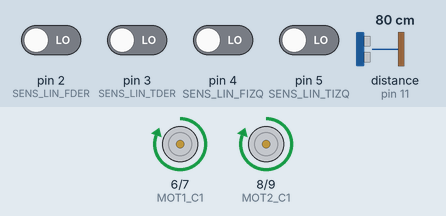
Bench run of a sketch on a simulated Arduino Uno, built with avr-gcc and run on an emulated ATmega328P. On the bench: motor-driver pin pairs drawn as motors (green arrow = first pin HIGH = forward, orange = second pin HIGH = backward, longer = more drive). Wiring (inferred from the names in the program): ultrasonic range finder: trigger pin 10; echo pin 11. Inputs (shaded band) come from the test bench; at power-on: pin 2 (SENS_LIN_FDER), pin 3 (SENS_LIN_TDER), pin 4 (SENS_LIN_FIZQ), pin 5 (SENS_LIN_TIZQ) LOW, distance to the obstacle (sensor on pin 11) 80 cm. The echo pulse lasts 58.3 µs per cm.

Above: at 6.2 s.
6.3 s: pin 3 (SENS_LIN_TDER) driven HIGH
At 6.6 s:
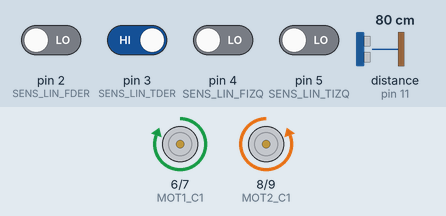
9.3 s: pin 2 (SENS_LIN_FDER) driven HIGH
At 10.9 s:
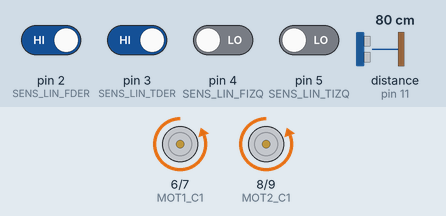
12.3 s: pin 2 (SENS_LIN_FDER) driven LOW
At 16.0 s:
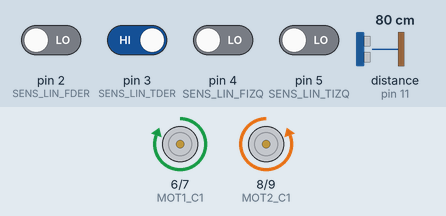
Timing chart, 0 to 21.3 s (numbered marks = the images above; inputs shaded):
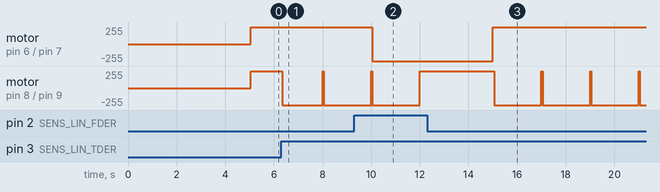

Measured:
- after the input at 6.3 s, motor on pin 8 (MOT2_C1) / pin 9 (MOT2_C2): forward 255/255 → backward 255/255 at once
- after the input at 9.3 s, motor on pin 6 (MOT1_C1) / pin 7 (MOT1_C2): forward 255/255 → backward 255/255 after 0.75 s
- after the input at 12.3 s, motor on pin 6 (MOT1_C1) / pin 7 (MOT1_C2): goes on until 15.0 s, then stays forward 255/255

The sketch:

RS_BasicMode_FUNCIONAL_03.ino
```cpp
/****************************************************************************************************************
 * DESCRIPCION: Este programa hace mover al robot-sumo hacia adelante y cuando detecta que se esta por salir del
 *              tatami gira y vuelve a avanzar hacia adelante
 *              -IGNORA LOS SENSORES DE LINEA SI DETECTA ALGO EL ULTRASONIDO!
 *              -Implemento temporizadores en vez de delays gg
 *              - intento de interrupciones durante giros
 *
 * COMPONENTES:
 *    Arduino Uno.
 *    4 Sensor IR seguidor de línea.
 *    4 Motores DC con caja reductora.
 *    2 Doble puente H.
 *
 * ESTADO: EN PROCESO
 ****************************************************************************************************************/

//LIBRERIA PARA UTILIZAR EL Temporizador DE LA PLACA
#include <TimerOne.h>;

int MOT1_C1 = 6;        //motor1 conector 1 lado izquierdo
int MOT1_C2 = 7;        //motor1 conector 2
int MOT2_C1 = 8;        //motor2 conector 1 lado derecho
int MOT2_C2 = 9;        //motor2 conector 2

int SENS_LIN_FDER = 2;  //sensor de linea Frente-Derecho
int SENS_LIN_TDER = 3;  //sensor de linea Trasero-Derecho
int SENS_LIN_FIZQ = 4;  //sensor de linea Frente-Izquierdo
int SENS_LIN_TIZQ = 5;  //sensor de linea Trasero-Izquierdo

const int SENS_ULTRASON_TRIGGER = 10; //Pin digital 10 para el TRIGGER del sensor ultrasonido
const int SENS_ULTRASON_ECHO = 11;    //Pin digital 11 para el ECHO del sensor ultrasonido

const int T_GIRO360 = 8; //tiempo que tarda en dar un giro completo 8 segundos -- aprox

//variable que utilizo para verificar cuando hubo una interrupcion en un bucle
const int FLAG_INTERRUPCION = 0;

const int LINEA_DETECTADA = 1; //DETECCION DE LINEA BLANCA = 0

//Variable para la interrupcion
volatile long int tempo=0;

void setup()
{
  //seteo pines de entrada de motores, sensores de linea y ultrasonido
  pinMode(MOT1_C1, OUTPUT);
  pinMode(MOT1_C2, OUTPUT);
  pinMode(MOT2_C1, OUTPUT);
  pinMode(MOT2_C2, OUTPUT);

  pinMode(SENS_LIN_FDER, INPUT);
  pinMode(SENS_LIN_TDER, INPUT);
  pinMode(SENS_LIN_FIZQ, INPUT);
  pinMode(SENS_LIN_TIZQ, INPUT);

  pinMode(SENS_ULTRASON_TRIGGER, OUTPUT);
  pinMode(SENS_ULTRASON_ECHO, INPUT);

  digitalWrite(SENS_ULTRASON_TRIGGER, LOW);//Inicializamos el pin con 0

  Timer1.initialize(1000000);            //configura el timer en 1 segundo
  //1000000 microsegundos = 1 segundo
  Timer1.attachInterrupt(Temporizador);   //configura la interrupcion del timer

  delay(5000); //5 segundos iniciales de quietud
}

void loop()
{
  for(;;)
  {
    checkEnemy();
  }
}

void maquinaEstados(char comando)
{
  switch(comando)
  {
    case 'm':                           //el robot avanza.
      marcha(MOT1_C1,MOT1_C2);
      marcha(MOT2_C1,MOT2_C2);
      break;
    case 'c':                           //el robot retrocede.
      contramarcha(MOT1_C1,MOT1_C2);
      contramarcha(MOT2_C1,MOT2_C2);
      break;
    case 's':                           //el robot se detiene
      parada(MOT1_C1,MOT1_C2);
      parada(MOT2_C1,MOT2_C2);
      break;
    case 'd':                           //el motor der avanza, izq retrocede
      giroDer(MOT1_C1,MOT1_C2,MOT2_C1,MOT2_C2);
      break;
    case 'i':                           //el motor izq avanza, der retrocede
      giroIzq(MOT1_C1,MOT1_C2,MOT2_C1,MOT2_C2);
      break;
    default:                            //el robot se detiene
      parada(MOT1_C1,MOT1_C2); //motor1
      parada(MOT2_C1,MOT2_C2); //motor2
      break;
  }
}

void marcha(int b1,int b2)
{
  digitalWrite(b1, HIGH);
  digitalWrite(b2, LOW);
}

void contramarcha(int b1, int b2)
{
  digitalWrite(b1, LOW);
  digitalWrite(b2, HIGH);
}

void parada(int b1, int b2)
{
  digitalWrite(b1, LOW);
  digitalWrite(b2, LOW);
}

void giroIzq(int b1, int b2, int b3, int b4)
{
  contramarcha(b1,b2); //motor1 - izq
  marcha(b3,b4); //motor2 - der
}

void giroDer(int b1, int b2, int b3, int b4)
{
  marcha(b1,b2); //motor1 - izq
  contramarcha(b3,b4); //motor2 - der
}

long medirDistancia()
{
  long t; //tiempo que demora en llegar el eco
  long d; //distancia en centimetros

  digitalWrite(SENS_ULTRASON_TRIGGER, HIGH);
  delayMicroseconds(10);                      //Enviamos un pulso de 10us
  digitalWrite(SENS_ULTRASON_TRIGGER, LOW);

  t = pulseIn(SENS_ULTRASON_ECHO, HIGH);      //obtenemos el ancho del pulso
  // 1/59 = 0.0169492
  d = t * 0.0169492;                          //escalamos el tiempo a una distancia en cm

  return d;
}

//calculo de promedio de 10 distancias sensadas por el ultrasonido
long promedioDistancia()
{
  long distancia;
  long distancia_total = 0;

  for(int i = 10 ; i>0; i--)
  {
    distancia = medirDistancia();
    distancia_total = distancia_total + distancia;
  }
  // 1/10 = 0.1
  return (distancia_total * 0.1);
 }

//busqueda del contrincante
void checkEnemy()
{
  long distancia_promedio = promedioDistancia();

  if(distancia_promedio <= 10) // el ring tiene un area de 175cm o 154cm -- alrededor hay 100cm vacio
  {
    maquinaEstados('m');
  }
  else
  {
    if(checkSenLineaTodos() == LINEA_DETECTADA)
    {
      maquinaEstados('s');
      checkSensorLinea();
    }
    else
    {
      maquinaEstados('m');
    }
  }
}

int checkSenLineaTodos() //VERIFICO SI ALGUN SENSOR DETECTA ALGO
{
  int sensor1, sensor2, sensor3, sensor4;
  sensor1 = leerSensorLinea(SENS_LIN_FDER);
  sensor2 = leerSensorLinea(SENS_LIN_TDER);
  sensor3 = leerSensorLinea(SENS_LIN_FIZQ);
  sensor4 = leerSensorLinea(SENS_LIN_TIZQ);

  if(LINEA_DETECTADA == 0)
  {
    return (sensor1 & sensor2 & sensor3 & sensor4); //linea_cerca = 0 significa LINEA BLANCA CERCA AHHHH CORRAN
  }
  else //caso en el que usemos COLORES INVERTIDOS
  {
    return (sensor1 | sensor2 | sensor3 | sensor4);
  }
}

//leo sensor
int leerSensorLinea(int sensor)
{
  int value = 1;
  value = digitalRead(sensor);
  return value;
}

//verifico cual sensor detecto la linea blanca
void checkSensorLinea()
{
  if(leerSensorLinea(SENS_LIN_FDER) == LINEA_DETECTADA)
  {
    reaccionFrenteDer();
  }
  else
  {
    if(leerSensorLinea(SENS_LIN_TDER) == LINEA_DETECTADA)
    {
      reaccionTraseroDer();
    }
    else
    {
      if(leerSensorLinea(SENS_LIN_FIZQ) == LINEA_DETECTADA)
      {
        reaccionFrenteIzq();
      }
      else
      {
        if(leerSensorLinea(SENS_LIN_TIZQ) == LINEA_DETECTADA)
        {
          reaccionTraseroIzq();
        }
      }
    }
  }
}

//reaccion a sensor frente-derecho
void reaccionFrenteDer()
{
  maquinaEstados('c');
  tiempoEspera(2);
  maquinaEstados('i');
  tiempoEspera(tiempoGiro(135));
  maquinaEstados('m');
}

//reaccion a sensor frente-izquierdo
void reaccionFrenteIzq()
{
  maquinaEstados('c');
  tiempoEspera(2);
  maquinaEstados('d');
  tiempoEspera(tiempoGiro(135));
  maquinaEstados('m');
  }

//reaccion a sensor trasero-derecho
void reaccionTraseroDer()
{
  //hay que chekar!!

  //SI LO ESTAN EMPUJANDO Y ESTA POR CAERSE EN EL BORDE DERECHO -- DOBLA LAS RUEDAS PARA LA DER ?
  maquinaEstados('d');
  tiempoEspera(2);
  maquinaEstados('m');
}

//reaccion a sensor trasero-izquierdo
void reaccionTraseroIzq()
{
  //SI LO ESTAN EMPUJANDO Y ESTA POR CAERSE EN EL BORDE IZQUIERDO -- DOBLA LAS RUEDAS PARA LA IZQ ?
  maquinaEstados('i');
  tiempoEspera(2);
  maquinaEstados('m');
}

int tiempoGiro(int angulo) //calculo el tiempo que requiere el robot para girar cierto angulo
{
  //REGLA DE 3 SIMPLES --- esto capaz podria estar en una funcion aparte
  // 1/360 = 0.00277778
  return ((angulo * 0.00277778) * T_GIRO360);
}

void Temporizador()
{
  //incremento el timer
  tempo++;
  Serial.println(tempo);
  //reseteo el contador cuando llega a 1000 segundos -- por si acaso para que no se desborde
  if (tempo>1000)
    tempo=0;
}

void tiempoEspera(int segundos)
{
  long int tiempo_actual;
  //asigno tiempo actual del temporizador "tempo" a la variable
  tiempo_actual=tempo;

  while ((tempo-tiempo_actual) < segundos)
  {
     //waiting
  }
}
```
